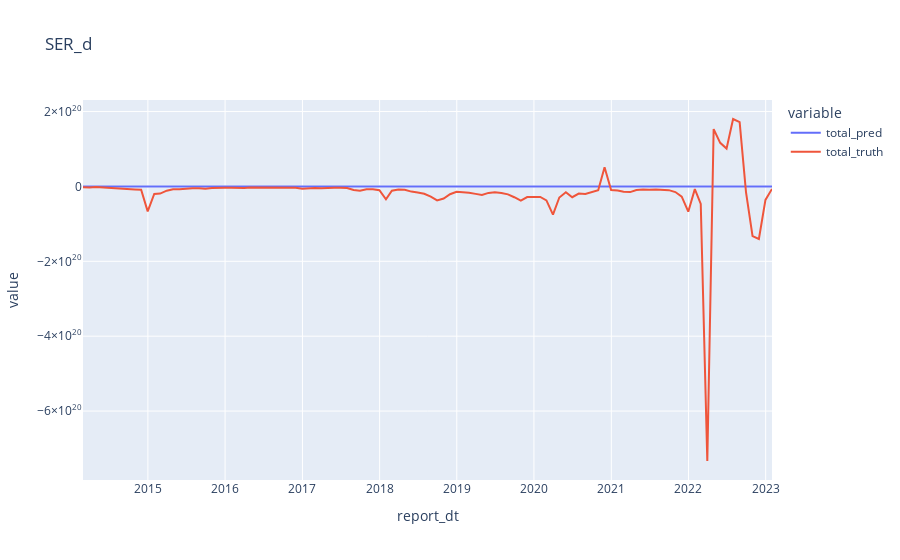
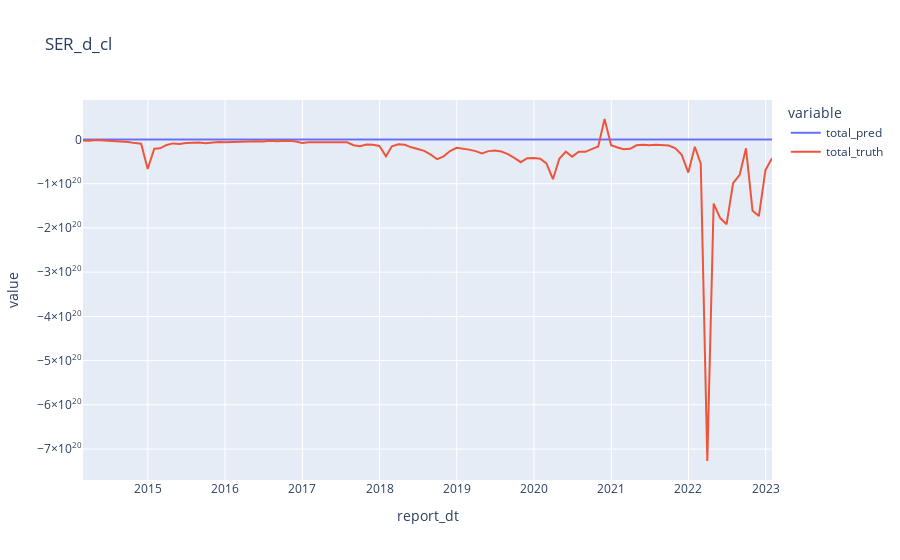
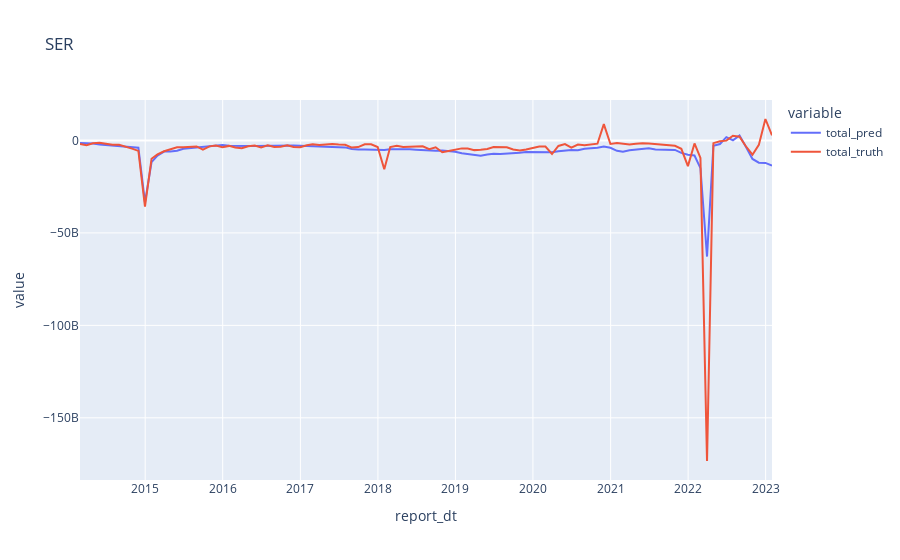
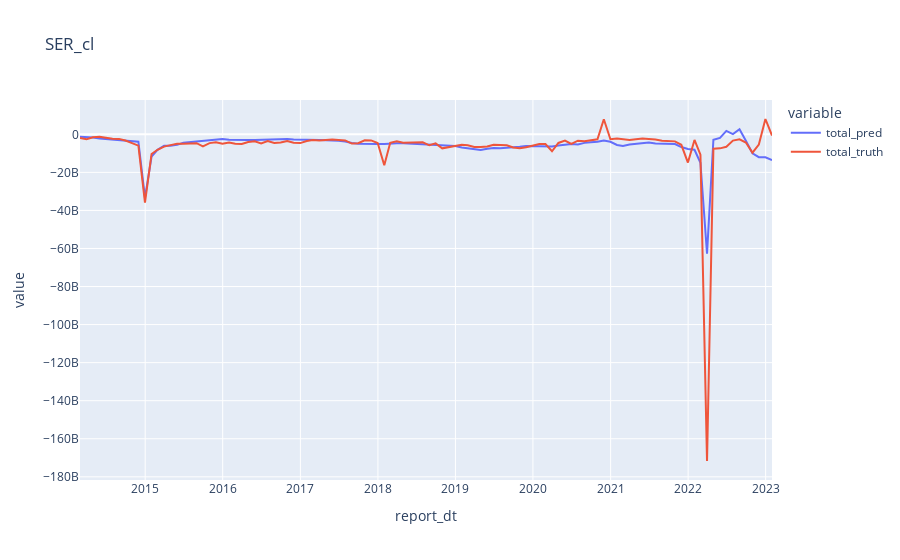

Source (notebook cell) for these figures, in order:
### Code cell
pred_truth = portfolio.merge(preds, on = ['gen_name', 'report_dt'])
for col in [col for col in portfolio.columns if col.startswith('SER')]:
    pred_truth = pred_truth.assign(total_truth = pred_truth[col] * pred_truth['total_generation_cl_lag1'], total_pred = pred_truth['predictions'] * pred_truth['total_generation_cl_lag1'])
    px.line(pred_truth.groupby('report_dt').agg({'total_pred': 'sum', 'total_truth': 'sum'}), title = col).show()
